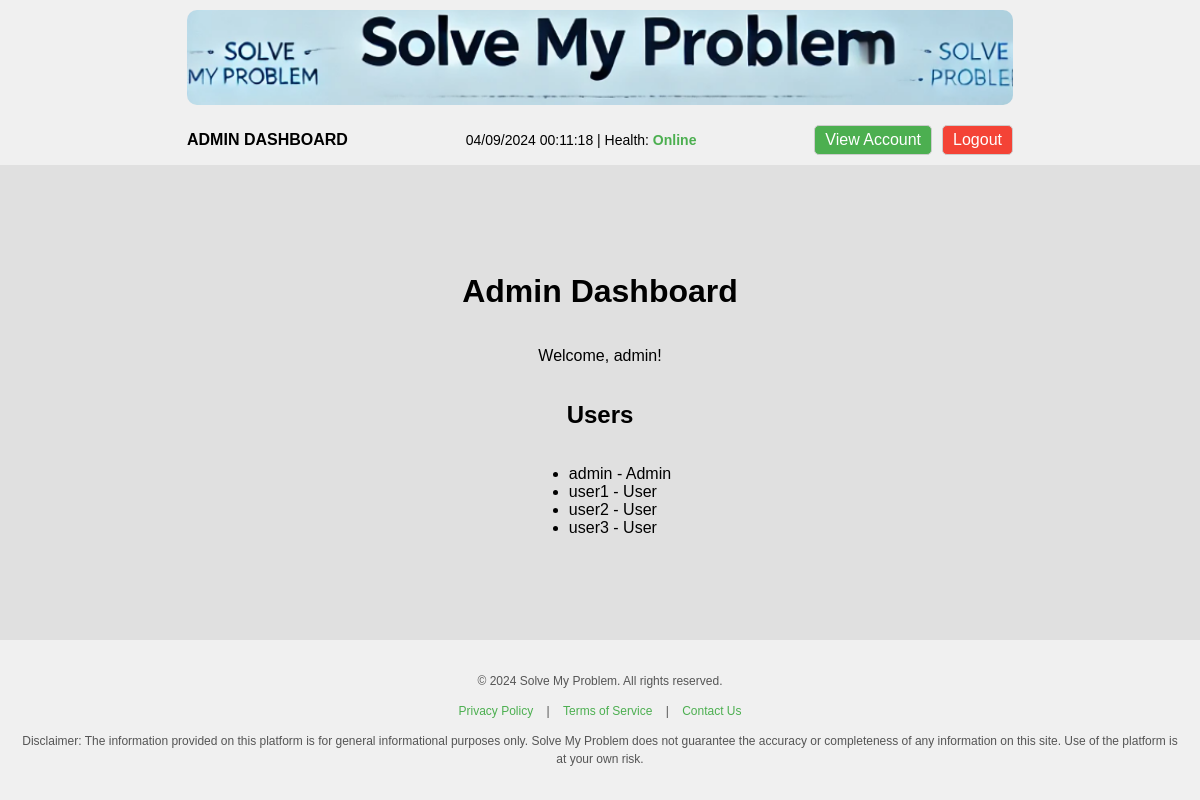
Page /admin_dashboard (signed in) on the committed database.
### tables this page shows
CREATE TABLE users (
    id INTEGER PRIMARY KEY AUTOINCREMENT,
    username TEXT NOT NULL,
    password TEXT NOT NULL,
    is_admin BOOLEAN NOT NULL CHECK (is_admin IN (0, 1)) DEFAULT 0
);

### main.py (the view)
@app.route('/admin_dashboard')
@login_required
def admin_dashboard():
    if not current_user.is_admin:
        flash('You do not have permission to access this page.')
        return redirect(url_for('dashboard'))
    conn = get_db_connection()
    users = conn.execute('SELECT * FROM users').fetchall()
    conn.close()
    return render_template('admin_dashboard.html', users=users)

### main.py (called while the page is built)
def get_db_connection():
    conn = sqlite3.connect('/app/db/saastest.db')
    conn.row_factory = sqlite3.Row
    return conn

@login_manager.user_loader
def load_user(user_id):
    conn = get_db_connection()
    user = conn.execute('SELECT * FROM users WHERE id = ?', (user_id,)).fetchone()
    conn.close()
    if user:
        return User(id=user['id'], username=user['username'], password=user['password'], is_admin=user['is_admin'])
    return None

### templates/admin_dashboard.html (shortened to what this page needs)
{% extends "base.html" %}
{% block page_label %}ADMIN DASHBOARD{% endblock %}
{% block content %}
    <h1>Admin Dashboard</h1>
    <p>Welcome, {{ current_user.username }}!</p>
    <h2>Users</h2>
    <ul>
        {% for user in users %}
        <li>{{ user['username'] }} - {{ 'Admin' if user['is_admin'] else 'User' }}</li>
        {% endfor %}
    </ul>
{% endblock %}

### templates/base.html (style rules this page uses)
body { font-family: Arial, sans-serif; margin: 0; padding: 0; display: flex; flex-direction: column; height: 100vh; }

### rows in the picture
users: username "admin", is_admin "Admin"
users: username "user1", is_admin "User"
users: username "user2", is_admin "User"
users: username "user3", is_admin "User"
